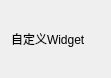
<?xml version="1.0" encoding="UTF-8"?>
<ui version="4.0">
 <class>MyWidget</class>
 <widget class="QWidget" name="MyWidget">
  <property name="geometry">
   <rect>
    <x>0</x>
    <y>0</y>
    <width>111</width>
    <height>78</height>
   </rect>
  </property>
  <property name="windowTitle">
   <string>Form</string>
  </property>
  <layout class="QVBoxLayout" name="verticalLayout">
   <item>
    <widget class="QLabel" name="label">
     <property name="text">
      <string>自定义Widget</string>
     </property>
    </widget>
   </item>
  </layout>
 </widget>
 <resources/>
 <connections/>
</ui>
